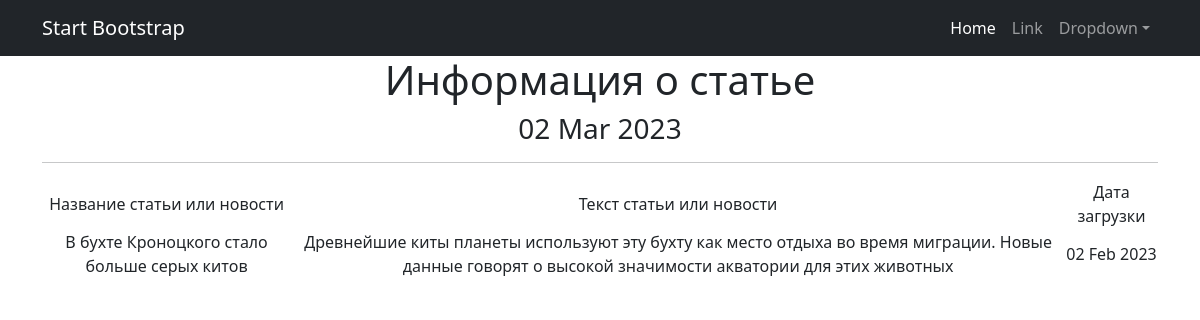
Screenshot of /news/1 with the database file from the repository.
### news/models.py (models this page shows, shortened)
class Post(models.Model):
    author = models.ForeignKey(Author, on_delete=models.CASCADE)
    NEWS = 'NW'
    ARTICLE = 'AR'
    CATEGORY_CHOICES = (
        (NEWS, 'Новость'),
        (ARTICLE, 'Статья'),
    )
    categoryType = models.CharField(max_length=2, choices=CATEGORY_CHOICES, default=ARTICLE)
    dateCreation = models.DateTimeField(auto_now_add=True)
    postCategory = models.ManyToManyField(Category, through='PostCategory')
    title = models.CharField(max_length=128)
    text = models.TextField()
    rating = models.SmallIntegerField(default=0)

### news/views.py (the view)
# urls.py: path('<int:pk>', PostDetail.as_view(), name='post_detail'),
class PostDetail(DetailView):
    model = Post
    template_name = 'post_1.html'
    context_object_name = 'post'
    def get_context_data(self, **kwargs):
        context = super().get_context_data(**kwargs)
        context['time_now'] = datetime.utcnow()
        return context

### news/templatetags/custom_filters.py (called while the page is built)
@register.filter()
def censor(value):
    bad_words = ['интересно', 'здорово', 'отлично']
    if not isinstance(value, str):
        raise TypeError(f"unresolved type '{type(value)}' expected  type 'str'")
    for word in value.split():
        if word.lower() in bad_words:
            value = value.replace(word, f"{word[0]}{'*' * (len(word) - 1)}")
    return value

### templates/post_1.html (shortened to what this page needs)
{% extends 'flatpages/default.html' %}
{% load custom_filters %}
{% load custom_tags %}
{% block content %}
  <h1>Информация о статье</h1>
   <h3>{{ time_now|date:'d M Y' }}</h3>
<hr>
       <table>
           <tr>
               <td>Название статьи или новости</td>
               <td>Текст статьи или новости</td>
               <td>Дата загрузки</td>
           <tr>
               <td>{{ post.title|censor }}</td>
               <td>{{ post.text |censor }}</td>
               <td>{{ post.dateCreation|date:'d M Y ' }}</td>
       </table>
{% endblock content %}

### rows the page displays
Post: title|censor "В бухте Кроноцкого стало больше серых китов", text|censor "Древнейшие киты планеты используют эту бухту как место отдыха во время миграции. Новые данные говорят о высокой значимости акватории для этих животных", dateCreation "02 Feb 2023"

### other values shown
{{ time_now|date:'d M Y' }} "02 Mar 2023"
